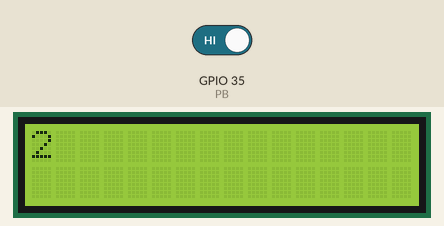
Recording of a sketch running on a simulated ESP32. Shown: 16×2 character LCD. The inputs (shaded band) are chosen by the test bench; at power-on: GPIO 35 (PB) HIGH. What the sketch prints to the serial monitor is not drawn.

Above: at 1.2 s.
1.3 s: GPIO 35 (PB) driven LOW
At 1.9 s:
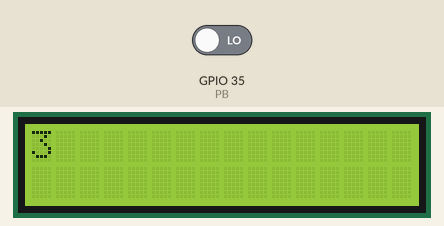
Timing chart, 0 to 2.7 s (numbered marks = the images above; inputs shaded):
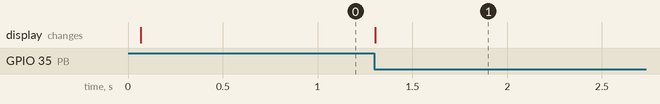

Measured:
- after the input at 1.3 s, the display: changes at once (image 1)

The sketch:

BUTTON-LCD.ino
```cpp
#include <LiquidCrystal_I2C.h>
#include <Wire.h>

LiquidCrystal_I2C lcd(0x27, 2, 1, 0, 4, 5, 6, 7, 3, POSITIVE); // Set the LCD I2C address

/* PINS */
int PB = 35;

/* VARS */
int pbVal;
int pbValPrev;
int selected = 1;

/* SETUP */
void setup()
{
    Serial.begin(115200);
    lcd.begin(16, 2);

    pinMode(PB, INPUT);
}

/* LOOP */
void loop()
{
    // Menu reading
    pbValPrev = pbVal;
    pbVal = digitalRead(PB);
    if (pbVal != pbValPrev)
    {
        changeMenu(pbVal);

        Serial.print(pbVal);
        Serial.print("\t");
        Serial.println(selected);

        lcd.clear();
        lcd.setCursor(0, 0);
        lcd.print(selected);
    }

    // Programs
    switch (selected)
    {
    case 1:
        Serial.println("Program 1");
        break;
    case 2:
        Serial.println("Program 2");
        break;
    case 3:
        Serial.println("Program 3");
        break;
    case 4:
        Serial.println("Program 4");
        break;

    default:
        Serial.println("INVALID PROGRAM");
        break;
    }
}

/* FUNCS */
// Menu Change Function
void changeMenu(int val)
{
    if (selected < 4)
    {
        selected++;
    }
    else
    {
        selected = 1;
    }
}
```
